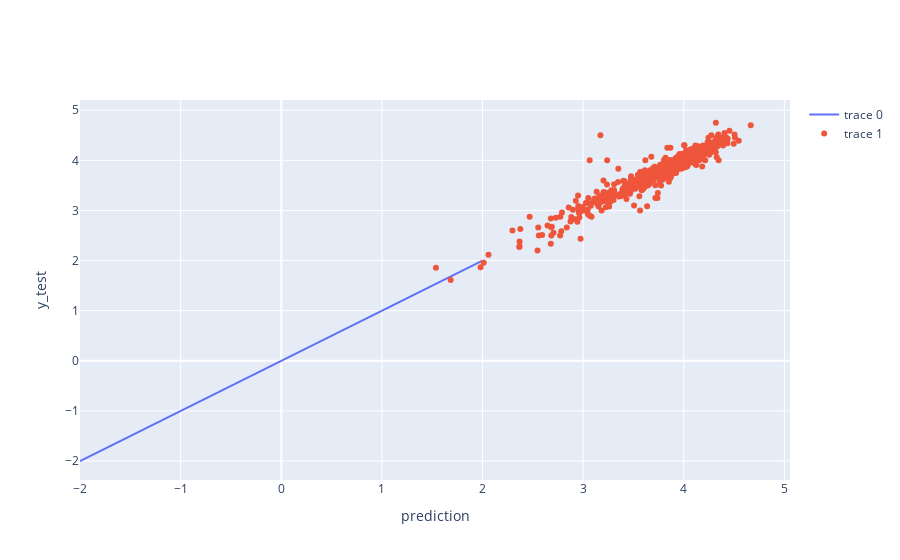

The notebook cell saved with this chart:
### Code cell
fig = go.Figure()
fig.add_trace(go.Scatter(
    x=[-2,1, 2 ],  # x values
    y=[-2,1, 2],  # y values
    mode='lines'  # set the trace type to markers
))
fig.add_trace(go.Scatter(
    x=ynewpred , y=y_test,  # y values
    mode='markers'  # set the trace type to markers
))


fig.update_layout(
    xaxis=dict(
        title='prediction'
    ),
    yaxis=dict(
        title='y_test'
    )
)
fig.show()

### Figure 1 — Plotly figure (JSON) as saved in the notebook; plotly's stock layout.template omitted (floating-point values rounded to 4 significant figures; data arrays with more than 128 entries replaced by an {"elided": "..."} marker saying what was removed)
{"data": [{"mode": "lines", "type": "scatter", "x": [-2, 1, 2], "y": [-2, 1, 2]}, {"mode": "markers", "type": "scatter", "x": {"elided": "640 float values"}, "y": {"elided": "640 float values"}}], "layout": {"xaxis": {"title": {"text": "prediction"}}, "yaxis": {"title": {"text": "y_test"}}}}
